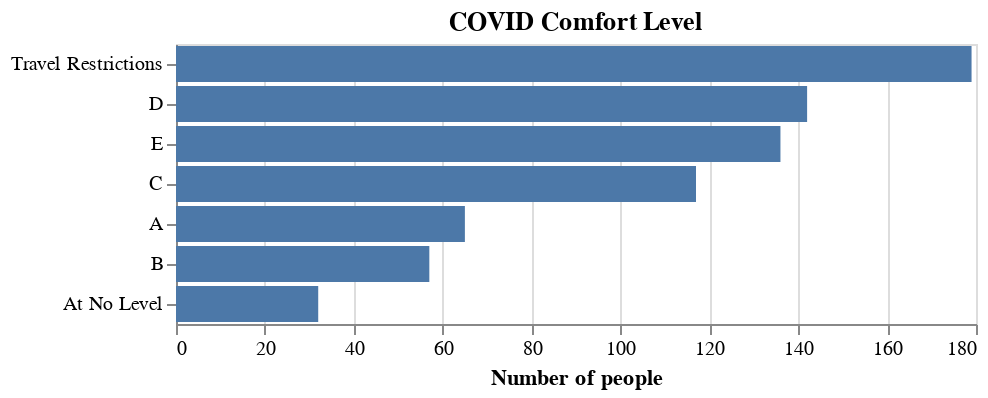

Notebook cell for this chart:
### Markdown cell above
We asked people to select a point on this figure to describe at what level of infection rate they would be comfortable attending.

![COVID Rates pulled from the NYTimes](covid_rates.png)

### Code cell
(alt.Chart(data=survey, title="COVID Comfort Level")
    .transform_joinaggregate(total='count(*)')
    .transform_calculate(pct='1 / datum.total')
    .mark_bar()
    .encode(
        y=alt.Y(shorthand="covid_comfort:N", sort='-x', title=""),
        x=alt.X(shorthand="count()",title="Number of people"),
        tooltip=alt.Tooltip("sum(pct):N", format=".0%"),
    )
)

### Figure 1 — Vega-Lite specification as saved in the notebook (floating-point values rounded to 4 significant figures; data arrays with more than 128 entries replaced by an {"elided": "..."} marker saying what was removed)
{"config": {"view": {"continuousWidth": 400, "continuousHeight": 300}}, "data": {"name": "data-ac9e26ac13768d481eb3977902d96960"}, "mark": "bar", "encoding": {"tooltip": {"aggregate": "sum", "field": "pct", "format": ".0%", "type": "nominal"}, "x": {"aggregate": "count", "title": "Number of people", "type": "quantitative"}, "y": {"field": "covid_comfort", "sort": "-x", "title": "", "type": "nominal"}}, "title": "COVID Comfort Level", "transform": [{"joinaggregate": [{"op": "count", "field": "*", "as": "total"}]}, {"calculate": "1 / datum.total", "as": "pct"}], "$schema": "https://vega.github.io/schema/vega-lite/v4.17.0.json", "datasets": {"data-ac9e26ac13768d481eb3977902d96960": {"elided": "728 records"}}}
